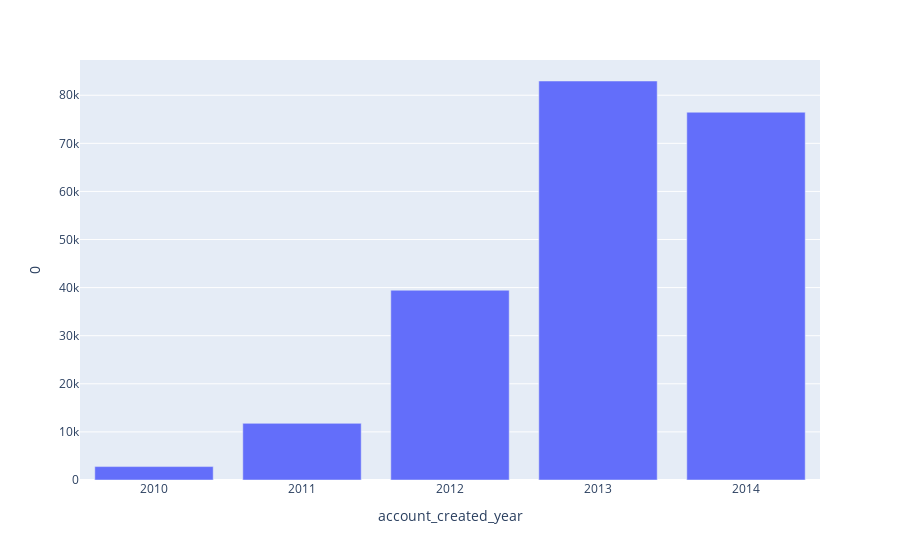

The code cell stored with this chart in its notebook:
### Code cell
import plotly.express as px
year_data = px.data.gapminder().query("country == 'year'")
fig = px.bar(pd.DataFrame(df_train.groupby('account_created_year').size()).reset_index(), x = 'account_created_year', y = 0)
fig.show()

### Figure 1 — Plotly figure (JSON) as saved in the notebook; plotly's stock layout.template omitted (floating-point values rounded to 4 significant figures)
{"data": [{"alignmentgroup": "True", "hovertemplate": "account_created_year=%{x}<br>0=%{y}<extra></extra>", "legendgroup": "", "marker": {"color": "#636efa"}, "name": "", "offsetgroup": "", "orientation": "v", "showlegend": false, "textposition": "auto", "type": "bar", "x": [2010, 2011, 2012, 2013, 2014], "xaxis": "x", "y": [2788, 11775, 39462, 82960, 76466], "yaxis": "y"}], "layout": {"barmode": "relative", "legend": {"tracegroupgap": 0}, "margin": {"t": 60}, "xaxis": {"anchor": "y", "domain": [0, 1], "title": {"text": "account_created_year"}}, "yaxis": {"anchor": "x", "domain": [0, 1], "title": {"text": "0"}}}}
